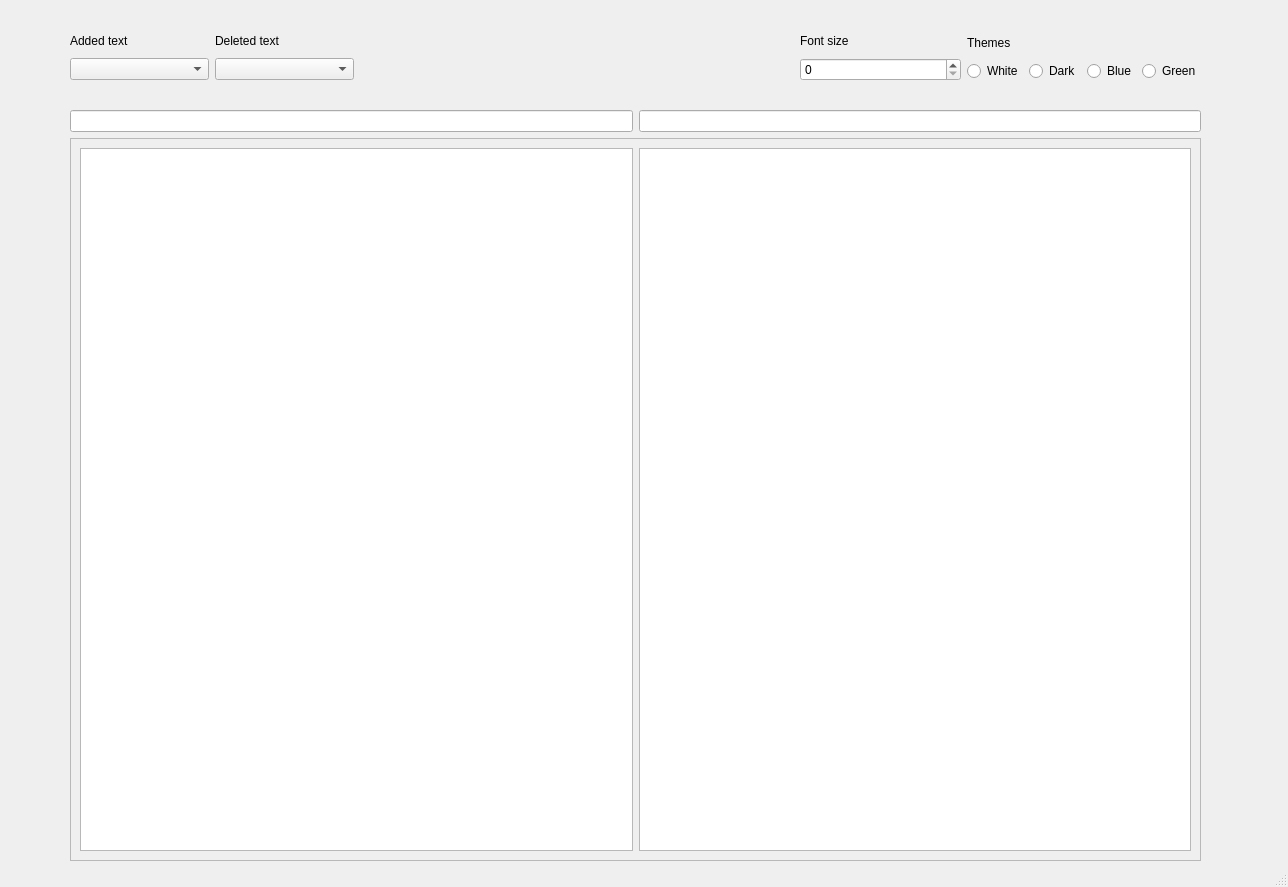
<?xml version="1.0" encoding="UTF-8"?>
<ui version="4.0">
 <class>ComparatorForm</class>
 <widget class="QDialog" name="ComparatorForm">
  <property name="geometry">
   <rect>
    <x>0</x>
    <y>0</y>
    <width>1288</width>
    <height>887</height>
   </rect>
  </property>
  <property name="windowTitle">
   <string>Text file compare program</string>
  </property>
  <property name="sizeGripEnabled">
   <bool>true</bool>
  </property>
  <widget class="QWidget" name="layoutWidget">
   <property name="geometry">
    <rect>
     <x>800</x>
     <y>30</y>
     <width>401</width>
     <height>51</height>
    </rect>
   </property>
   <layout class="QGridLayout" name="gridLayout_2">
    <item row="0" column="0">
     <widget class="QLabel" name="fontLabel">
      <property name="text">
       <string>Font size</string>
      </property>
     </widget>
    </item>
    <item row="0" column="1" rowspan="2">
     <layout class="QGridLayout" name="gridLayout_3">
      <item row="1" column="0">
       <widget class="QRadioButton" name="whiteTheme">
        <property name="text">
         <string>White</string>
        </property>
       </widget>
      </item>
      <item row="1" column="2">
       <widget class="QRadioButton" name="blueTheme">
        <property name="text">
         <string>Blue</string>
        </property>
       </widget>
      </item>
      <item row="1" column="3">
       <widget class="QRadioButton" name="greenTheme">
        <property name="text">
         <string>Green</string>
        </property>
       </widget>
      </item>
      <item row="1" column="1">
       <widget class="QRadioButton" name="darkTheme">
        <property name="text">
         <string>Dark</string>
        </property>
       </widget>
      </item>
      <item row="0" column="0">
       <widget class="QLabel" name="themesLabel">
        <property name="text">
         <string>Themes</string>
        </property>
       </widget>
      </item>
     </layout>
    </item>
    <item row="1" column="0">
     <widget class="QSpinBox" name="fontSize"/>
    </item>
   </layout>
  </widget>
  <widget class="QWidget" name="layoutWidget">
   <property name="geometry">
    <rect>
     <x>70</x>
     <y>110</y>
     <width>1131</width>
     <height>751</height>
    </rect>
   </property>
   <layout class="QGridLayout" name="gridLayout_4">
    <item row="0" column="0">
     <widget class="QLineEdit" name="pathToFirstFile">
      <property name="readOnly">
       <bool>true</bool>
      </property>
     </widget>
    </item>
    <item row="0" column="1">
     <widget class="QLineEdit" name="pathToSecondFile">
      <property name="readOnly">
       <bool>true</bool>
      </property>
     </widget>
    </item>
    <item row="1" column="0" colspan="2">
     <widget class="QScrollArea" name="scrollFiles">
      <property name="widgetResizable">
       <bool>true</bool>
      </property>
      <widget class="QWidget" name="scrollAreaWidgetContents">
       <property name="geometry">
        <rect>
         <x>0</x>
         <y>0</y>
         <width>1127</width>
         <height>716</height>
        </rect>
       </property>
       <layout class="QGridLayout" name="gridLayout">
        <item row="0" column="0">
         <widget class="QTextEdit" name="firstFileText">
          <property name="verticalScrollBarPolicy">
           <enum>Qt::ScrollBarAsNeeded</enum>
          </property>
          <property name="readOnly">
           <bool>false</bool>
          </property>
         </widget>
        </item>
        <item row="0" column="1">
         <widget class="QTextEdit" name="secondFileText">
          <property name="readOnly">
           <bool>false</bool>
          </property>
         </widget>
        </item>
       </layout>
      </widget>
     </widget>
    </item>
   </layout>
  </widget>
  <widget class="QWidget" name="layoutWidget">
   <property name="geometry">
    <rect>
     <x>70</x>
     <y>30</y>
     <width>284</width>
     <height>50</height>
    </rect>
   </property>
   <layout class="QGridLayout" name="gridLayout_5">
    <item row="0" column="0">
     <widget class="QLabel" name="label_2">
      <property name="text">
       <string>Added text</string>
      </property>
     </widget>
    </item>
    <item row="0" column="1">
     <widget class="QLabel" name="label">
      <property name="text">
       <string>Deleted text</string>
      </property>
     </widget>
    </item>
    <item row="1" column="0">
     <widget class="QComboBox" name="colorAddedText"/>
    </item>
    <item row="1" column="1">
     <widget class="QComboBox" name="colorDeletedText"/>
    </item>
   </layout>
  </widget>
 </widget>
 <resources/>
 <connections/>
</ui>
